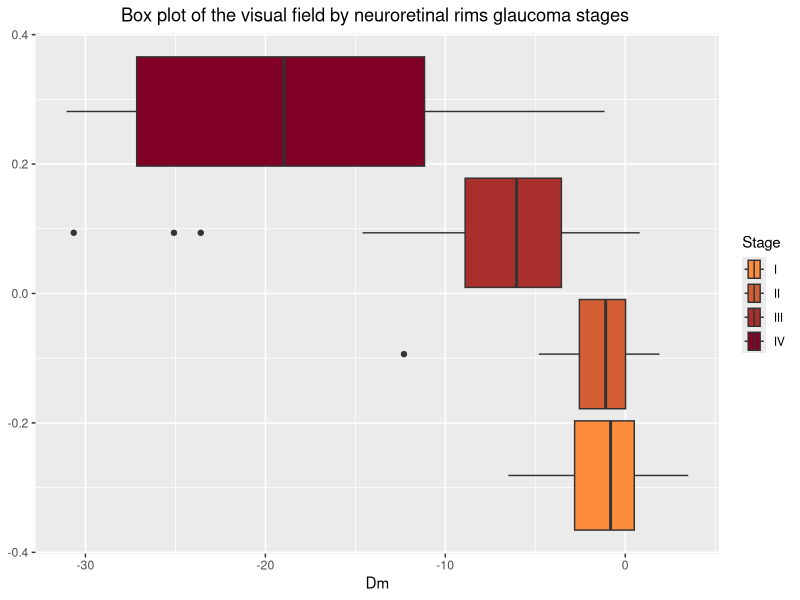
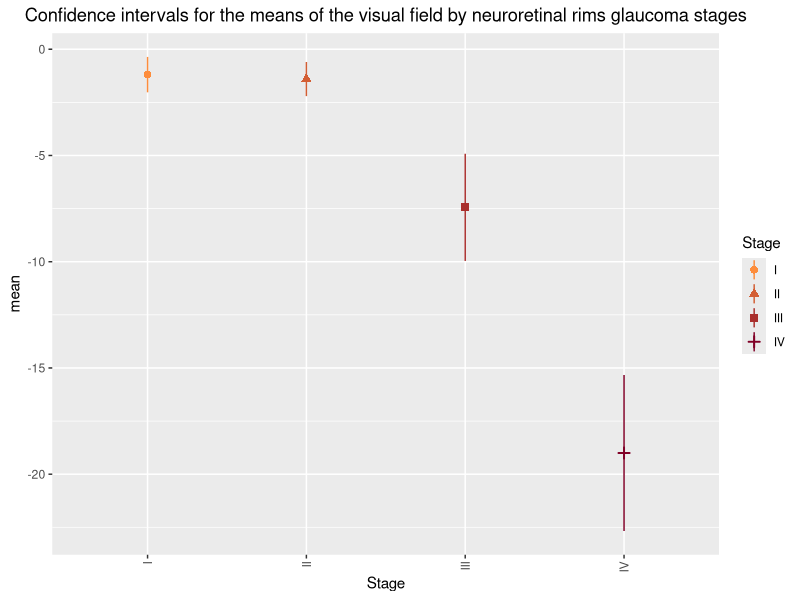

R code for these plots, in order: (Note: this script raises an error after producing the figures.)
## ---- chunk 1
library(knitr)
## Global options
options(digits = 4)
opts_chunk$set(echo=F, cache=T, prompt=F, tidy=T, comment=NA, message=F, warning=F, dev="png", dev.args=list(type="cairo"), dpi=300)
## ---- chunk 2
.packages <- c("tidyverse", "irr")
.installed <- .packages %in% installed.packages()
if (length(.packages[!.installed])>0) install.packages(.packages[!.installed])
lapply(.packages, require, character.only=T)
## ---- chunk 3
data <- read_csv('data/visual-field.csv', col_types = cols(Stage = "f"))
data$Stage <- ordered(data$Stage, levels=levels(data$Stage))                 
## ---- chunk 4
data <- data %>%  # Elminar los casos sin datos en la variable Dm
  filter(!is.na(Dm)) %>% # Eliminar los casos con errores mayores del 16%
  filter(ERROR <= 16)
## ---- chunk 5
n <- 4
colfunc <- colorRampPalette(c("#FD8D3C", "#800026"))
palette <- colfunc(n)
palette.healthy <- c("#00BFC4", palette)
# palette.healthy <- c("#00FF00", "#3FBF00", "#7F7F00", "#BF3F00", "#FF0000")
# palette <- palette.healthy[-1]

data %>% 
  ggplot(aes(x=Dm, fill=Stage)) +
  geom_boxplot() +
  scale_fill_manual(values = palette) + 
  labs(title = "Box plot of the visual field by neuroretinal rims glaucoma stages ") +
  theme(plot.title = element_text(hjust = 0.5))
## ---- chunk 6
means <- data %>% 
  group_by(Stage) %>%
  summarise(n=n(), mean = mean(Dm), sd= sd(Dm)) %>%
  mutate(se = sd / sqrt(n), lo.ci = mean - qt(1 - (0.05 / 2), n - 1) * se, up.ci = mean + qt(1 - (0.05 / 2), n - 1) * se)
kable(means)
## ---- chunk 7
# Color palette
ggplot(means, aes(x=Stage, y = mean, colour = Stage, shape = Stage)) +
  geom_pointrange(aes(ymin = lo.ci, ymax = up.ci), position = position_dodge(width = 0.5)) +
  ggtitle("Confidence intervals for the means of the visual field by neuroretinal rims glaucoma stages") +
  scale_colour_manual(values = palette) +
  theme(axis.text.x = element_text(angle = 90, hjust = 1, vjust=0.5), plot.title = element_text(hjust = 0.5))
## ---- chunk 8
seed = 123
# Variables considered
vars = "Dm"
# Número de clusters
n = 4
labels <- c("I", "II", "III", "IV")
# Shapes
shapes <- c(1, 3, 15, 17, 16)
# k-means
clusters <- kmeans(data[, vars], centers = n, nstart = 25)
centers <- clusters$centers[order(clusters$centers[,1], decreasing = T),]
clusters <- kmeans(data[, vars], centers = centers)
# Convert the cluster into a factor
clusters$cluster <- as.factor(clusters$cluster)
# Assign labels to factors
levels(clusters$cluster) <- labels
# Add cluster to data frame
data[, "Stage.VF"] <- ordered(clusters$cluster)
# data %>% ggplot(aes(x=Dm, y=Stage.VF, colour=Stage.VF)) + geom_point()
## ---- chunk 9
means <- data %>% 
  group_by(Stage.VF) %>%
  summarise(n=n(), mean = mean(Dm), sd= sd(Dm)) %>%
  mutate(se = sd / sqrt(n), lo.ci = mean - qt(1 - (0.05 / 2), n - 1) * se, up.ci = mean + qt(1 - (0.05 / 2), n - 1) * se)
kable(means)
## ---- chunk 10
kendall(data[, c("Stage", "Stage.VF")], correct = T)
